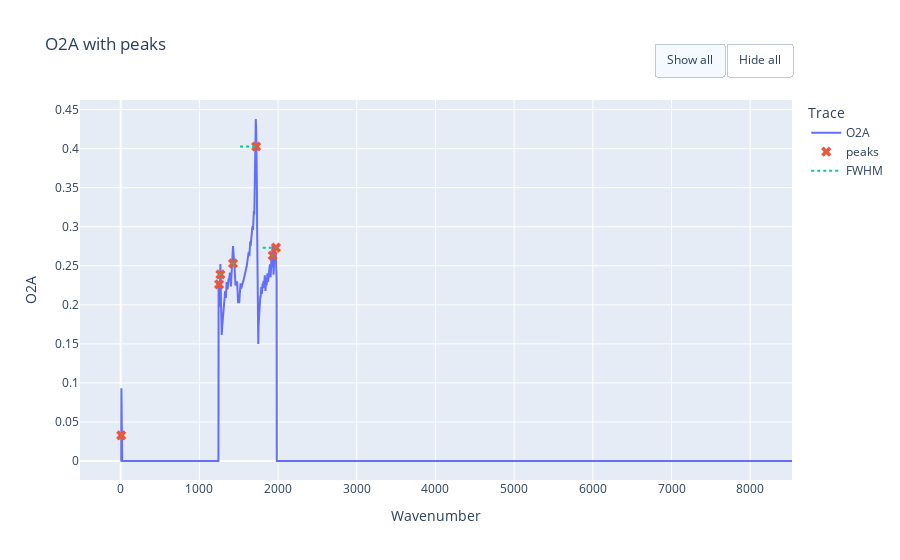

Here is the notebook cell this chart was saved with:
### Code cell
fig = plot_spectrum_with_peaks(spec.df, peaks_df, xcol="Wavenumber", ycol=channel,window=False)
fig.show()

### Figure 1 — Plotly figure (JSON) as saved in the notebook; plotly's stock layout.template omitted (floating-point values rounded to 4 significant figures; data arrays with more than 128 entries replaced by an {"elided": "..."} marker saying what was removed)
{"data": [{"hovertemplate": "Wavenumber: %{x}<br>O2A: %{y}<extra></extra>", "mode": "lines", "name": "O2A", "type": "scatter", "visible": true, "x": {"elided": "4096 float values"}, "y": {"elided": "4096 float values"}}, {"hovertemplate": "Peak<br>Wavenumber: %{x}<br>O2A: %{y}<extra></extra>", "marker": {"size": 9, "symbol": "x"}, "mode": "markers", "name": "peaks", "type": "scatter", "x": [6.25, 1250.0, 1267.0, 1427.0, 1721.0, 1931.0, 1973.0], "y": [0.03288, 0.2262, 0.2389, 0.253, 0.4028, 0.2631, 0.2732]}, {"hoverinfo": "skip", "line": {"dash": "dot"}, "mode": "lines", "name": "FWHM", "type": "scatter", "x": [1.88, 15.58, null, 1248.0, 1253.0, null, 1247.0, 1274.0, null, 1407.0, 1451.0, null, 1517.0, 1740.0, null, 1924.0, 1937.0, null, 1805.0, 1978.0, null], "y": [0.03288, 0.03288, null, 0.2262, 0.2262, null, 0.2389, 0.2389, null, 0.253, 0.253, null, 0.4028, 0.4028, null, 0.2631, 0.2631, null, 0.2732, 0.2732, null]}], "layout": {"hovermode": "x unified", "legend": {"title": {"text": "Trace"}}, "title": {"text": "O2A with peaks"}, "updatemenus": [{"buttons": [{"args": [{"visible": [true, true, true]}], "label": "Show all", "method": "update"}, {"args": [{"visible": ["legendonly", "legendonly", "legendonly"]}], "label": "Hide all", "method": "update"}], "direction": "right", "type": "buttons", "x": 1, "xanchor": "right", "y": 1.15}], "xaxis": {"title": {"text": "Wavenumber"}}, "yaxis": {"title": {"text": "O2A"}}}}
